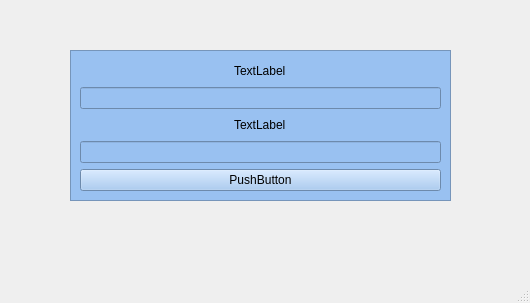
<?xml version="1.0" encoding="UTF-8"?>
<ui version="4.0">
 <class>MainWindow</class>
 <widget class="QMainWindow" name="MainWindow">
  <property name="geometry">
   <rect>
    <x>0</x>
    <y>0</y>
    <width>530</width>
    <height>303</height>
   </rect>
  </property>
  <property name="windowTitle">
   <string>MainWindow</string>
  </property>
  <widget class="QWidget" name="centralwidget">
   <widget class="QFrame" name="frame">
    <property name="geometry">
     <rect>
      <x>70</x>
      <y>50</y>
      <width>381</width>
      <height>151</height>
     </rect>
    </property>
    <property name="maximumSize">
     <size>
      <width>381</width>
      <height>151</height>
     </size>
    </property>
    <property name="styleSheet">
     <string notr="true">background-color: rgb(153, 193, 241);</string>
    </property>
    <property name="frameShape">
     <enum>QFrame::StyledPanel</enum>
    </property>
    <property name="frameShadow">
     <enum>QFrame::Raised</enum>
    </property>
    <layout class="QGridLayout" name="gridLayout">
     <item row="5" column="0">
      <widget class="QPushButton" name="pushButton">
       <property name="text">
        <string>PushButton</string>
       </property>
      </widget>
     </item>
     <item row="2" column="0">
      <widget class="QLineEdit" name="lineEdit"/>
     </item>
     <item row="3" column="0" alignment="Qt::AlignHCenter">
      <widget class="QLabel" name="label">
       <property name="text">
        <string>TextLabel</string>
       </property>
      </widget>
     </item>
     <item row="1" column="0" alignment="Qt::AlignHCenter">
      <widget class="QLabel" name="label_2">
       <property name="text">
        <string>TextLabel</string>
       </property>
      </widget>
     </item>
     <item row="4" column="0">
      <widget class="QLineEdit" name="lineEdit_2"/>
     </item>
    </layout>
   </widget>
  </widget>
  <widget class="QMenuBar" name="menubar">
   <property name="geometry">
    <rect>
     <x>0</x>
     <y>0</y>
     <width>530</width>
     <height>24</height>
    </rect>
   </property>
  </widget>
  <widget class="QStatusBar" name="statusbar"/>
 </widget>
 <resources/>
 <connections/>
</ui>
